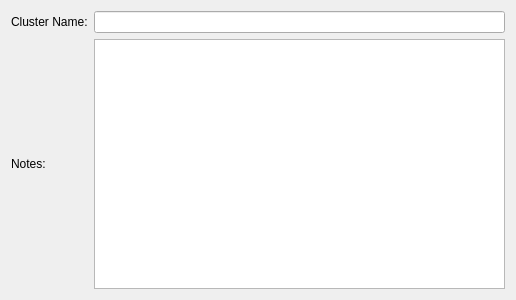
<?xml version="1.0" encoding="UTF-8"?>
<ui version="4.0">
 <class>ClusterForm</class>
 <widget class="QWidget" name="ClusterForm">
  <property name="geometry">
   <rect>
    <x>0</x>
    <y>0</y>
    <width>516</width>
    <height>300</height>
   </rect>
  </property>
  <property name="windowTitle">
   <string>Dialog</string>
  </property>
  <layout class="QVBoxLayout" name="verticalLayout">
   <item>
    <layout class="QGridLayout" name="gridLayout">
     <item row="0" column="0">
      <widget class="QLabel" name="label">
       <property name="text">
        <string>Cluster Name:</string>
       </property>
      </widget>
     </item>
     <item row="0" column="1">
      <widget class="QLineEdit" name="edtClusterName"/>
     </item>
     <item row="1" column="0">
      <widget class="QLabel" name="label_2">
       <property name="text">
        <string>Notes:</string>
       </property>
      </widget>
     </item>
     <item row="1" column="1">
      <widget class="QTextEdit" name="edtNotes"/>
     </item>
    </layout>
   </item>
  </layout>
 </widget>
 <resources/>
 <connections/>
</ui>
